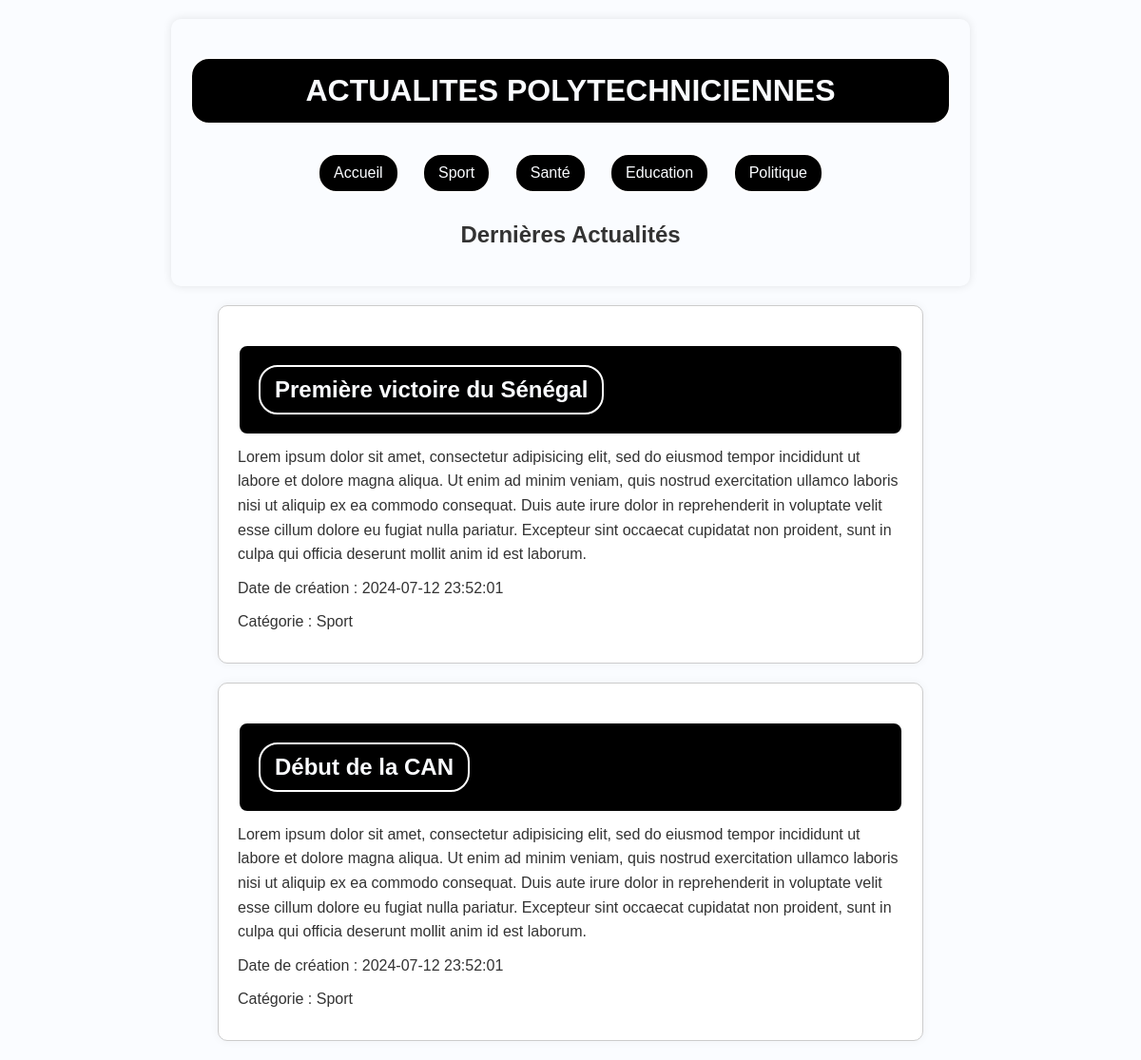
The page /?categorie=Sport on the database its author committed.
### tables this page shows
CREATE TABLE Categorie(
	id int primary key auto_increment,
	libelle varchar(20)
);

CREATE TABLE Article(
	id int primary key auto_increment,
	titre varchar(255),
	contenu text,
	dateCreation datetime DEFAULT NOW(),
	dateModification datetime DEFAULT NOW(),
	categorie int
);

### controllers/ArticleController.php (called while the page is built, shortened)
<?php
require_once 'models/Article.php';
require_once 'models/Category.php';
class ArticleController {
    public function displayHomePage() {
        $categories = Category::getAllCategories();
        $category = isset($_GET['categorie']) ? $_GET['categorie'] : 'accueil';
        $articles = Article::getArticlesByCategory($category);
        include 'views/categories.php';
        include 'views/articles.php';
    }
}
?>

### models/Category.php (called while the page is built)
<?php
class Category {
    public static function getAllCategories() {
        $pdo = Database::getInstance();
        $query = "SELECT * FROM Categorie";
        $stmt = $pdo->query($query);
        return $stmt->fetchAll(PDO::FETCH_ASSOC);
    }
}
?>

### models/Article.php (called while the page is built, shortened)
<?php
class Article {
    public static function getArticlesByCategory($category) {
        $pdo = Database::getInstance();
        $query = "SELECT Article.*, Categorie.libelle as categorieLibelle FROM Article
                  JOIN Categorie ON Article.categorie = Categorie.id";
        if ($category !== 'accueil') {
            $query .= " WHERE Categorie.libelle = :category";
        }
        $query .= " ORDER BY dateCreation DESC";
        $stmt = $pdo->prepare($query);
        if ($category !== 'accueil') {
            $stmt->bindParam(':category', $category);
        }
        $stmt->execute();
        return $stmt->fetchAll(PDO::FETCH_ASSOC);
    }
}
?>

### views/articles.php (the view)
<div id="articles">
    <?php foreach ($articles as $article): ?>
        <div class='article'>
            <h2><a href='index.php?action=detail&id=<?= htmlspecialchars($article['id']) ?>'>
                <?= htmlspecialchars($article['titre']) ?>
            </a></h2>
            <p><?= nl2br(htmlspecialchars($article['contenu'])) ?></p>
            <p>Date de création : <?= htmlspecialchars($article['dateCreation']) ?></p>
            <p>Catégorie : <?= htmlspecialchars($article['categorieLibelle']) ?></p>
        </div>
    <?php endforeach; ?>
</div>

### views/categories.php (shortened to what this page needs)
<!DOCTYPE html>
<html lang="fr">
<head>
    <link rel="stylesheet" href="css/index.css">
</head>
<body>
    <div class="conteneur">
        <h1>ACTUALITES POLYTECHNICIENNES</h1>
        <a class="bouton-categorie" href="?categorie=accueil">Accueil</a>
        <?php foreach ($categories as $cat): ?>
            <a class="bouton-categorie" href="?categorie=<?= htmlspecialchars($cat['libelle']) ?>">
                <?= htmlspecialchars($cat['libelle']) ?>
            </a>
        <?php endforeach; ?>
        <h2>Dernières Actualités</h2>
    </div>
</body>
</html>

### index.css (style rules this page uses)
:root { --primary-color: #000000; --secondary-color: #f1a31b; --hover-color: #0056b3; --text-color: #fafcff; --border-color: #fefefe; --background-color: #fafcff; }
body { color: #333; background-color: var(--background-color); font-family: Arial, sans-serif; margin: 0; padding: 0; }
.conteneur { text-align: center; padding: 20px; border-radius: 10px; box-shadow: 0 0 10px rgba(0, 0, 0, 0.1); margin: 20px auto; max-width: 800px; background-color: var(--background-color); }
h1 { color: var(--text-color); border: 2px solid var(--border-color); padding: 15px; border-radius: 20px; background-color: var(--primary-color); margin: 20px 0; }
.bouton-categorie, a { display: inline-block; margin: 10px; padding: 10px 15px; color: var(--text-color); border: 2px solid var(--border-color); border-radius: 20px; background-color: var(--primary-color); text-decoration: none; cursor: pointer; transition: background-color 0.3s ease, color 0.3s ease; }
.article { margin: 20px auto; padding: 20px; border: 1px solid #ccc; border-radius: 10px; text-align: left; background-color: #fff; box-shadow: 0 0 10px rgba(0, 0, 0, 0.05); max-width: 700px; }
.article h2 { color: var(--text-color); border: 2px solid var(--border-color); padding: 10px; border-radius: 10px; background-color: var(--primary-color); margin-bottom: 10px; font-size: 1.5em; }
.article p { margin: 10px 0; line-height: 1.6; }

### rows shown on the page
categorie: libelle "Sport"
categorie: libelle "Santé"
categorie: libelle "Education"
categorie: libelle "Politique"
article: titre "Première victoire du Sénégal", contenu "Lorem ipsum dolor sit amet, consectetur adipisicing elit, sed do eiusmod tempor incididunt ut labore et dolore magna aliqua. Ut enim ad minim veniam, quis nostrud exercitation ullamco laboris nisi ut aliquip ex ea commodo consequat. Duis aute irure dolor in reprehenderit in voluptate velit esse cillum dolore eu fugiat nulla pariatur. Excepteur sint occaecat cupidatat non proident, sunt in culpa qui officia deserunt mollit anim id est laborum.", dateCreation "2024-07-12 23:52:01", categorie.libelle "Sport"
article: titre "Début de la CAN", contenu "Lorem ipsum dolor sit amet, consectetur adipisicing elit, sed do eiusmod tempor incididunt ut labore et dolore magna aliqua. Ut enim ad minim veniam, quis nostrud exercitation ullamco laboris nisi ut aliquip ex ea commodo consequat. Duis aute irure dolor in reprehenderit in voluptate velit esse cillum dolore eu fugiat nulla pariatur. Excepteur sint occaecat cupidatat non proident, sunt in culpa qui officia deserunt mollit anim id est laborum.", dateCreation "2024-07-12 23:52:01", categorie.libelle "Sport"
